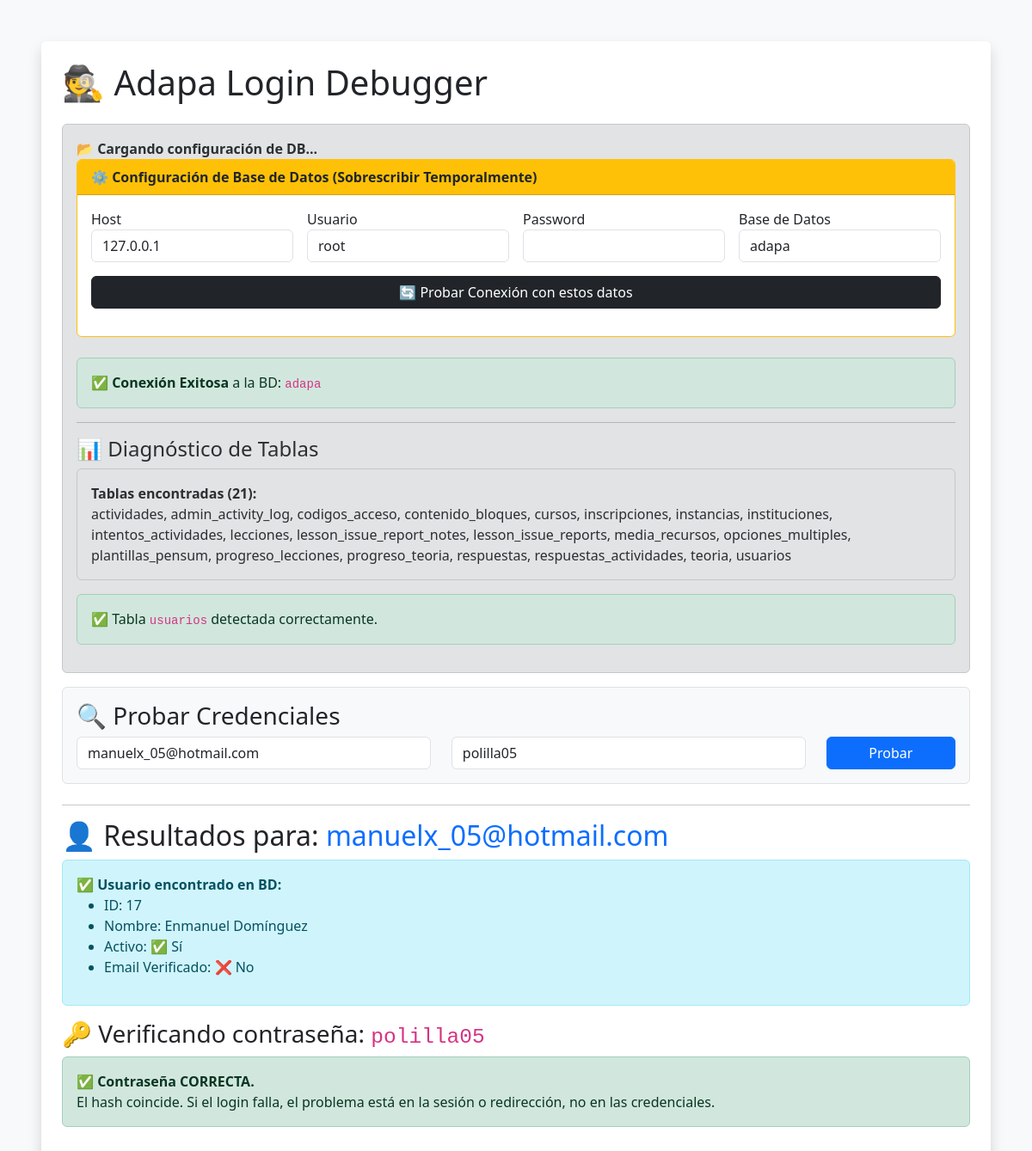
Page /dev/debug_login.php on the committed database.
### tables this page shows
CREATE TABLE `usuarios` (
  `id` int(11) NOT NULL AUTO_INCREMENT,
  `instancia_id` int(11) NOT NULL,
  `email` varchar(255) NOT NULL,
  `password_hash` varchar(255) NOT NULL,
  `nombre` varchar(255) NOT NULL,
  `apellido` varchar(255) NOT NULL,
  `idioma_base` varchar(32) NOT NULL DEFAULT 'espanol',
  `es_estudiante` tinyint(1) NOT NULL DEFAULT 0,
  `es_profesor` tinyint(1) NOT NULL DEFAULT 0,
  `es_admin_institucion` tinyint(1) NOT NULL DEFAULT 0,
  `billing_plan` enum('free','paid','lifetime') NOT NULL DEFAULT 'free',
  `is_official` tinyint(1) NOT NULL DEFAULT 0,
  `vista_default` enum('creador','estudiante') NOT NULL DEFAULT 'estudiante',
  `idioma_interfaz` varchar(32) NOT NULL DEFAULT 'espanol',
  `es_menor` tinyint(1) NOT NULL DEFAULT 0,
  `tutor_nombre` varchar(255) DEFAULT NULL,
  `tutor_email` varchar(255) DEFAULT NULL,
  `autorizacion_tutor_fecha` timestamp NULL DEFAULT NULL,
  `activo` tinyint(1) NOT NULL DEFAULT 1,
  `email_verificado` tinyint(1) NOT NULL DEFAULT 0,
  `ultimo_acceso` timestamp NULL DEFAULT NULL,
  `intentos_fallidos` int(11) NOT NULL DEFAULT 0,
  `creado_por` int(11) DEFAULT NULL,
  `creado_en` timestamp NOT NULL DEFAULT current_timestamp(),
  `modificado_en` timestamp NOT NULL DEFAULT current_timestamp() ON UPDATE current_timestamp(),
  PRIMARY KEY (`id`),
  UNIQUE KEY `email` (`email`),
  KEY `instancia_id` (`instancia_id`),
  CONSTRAINT `usuarios_ibfk_1` FOREIGN KEY (`instancia_id`) REFERENCES `instancias` (`id`)
);

### dev/debug_login.php (the view, shortened to what this page needs)
<?php
echo "<html><head><title>🕵️ Adapa Login Debugger</title>";
echo "<link href='https://cdn.jsdelivr.net/npm/bootstrap@5.3.0/dist/css/bootstrap.min.css' rel='stylesheet'>";
echo "</head><body class='bg-light p-5'>";
echo "<div class='container bg-white p-4 rounded shadow'>";
echo "<h1 class='mb-4'>🕵️ Adapa Login Debugger</h1>";
echo "<div class='alert alert-secondary'>";
echo "<strong>📂 Cargando configuración de DB...</strong><br>";
try {
    $db_host = defined('DB_HOST') ? DB_HOST : 'localhost';
    $db_name = defined('DB_NAME') ? DB_NAME : '';
    $db_user = defined('DB_USER') ? DB_USER : '';
    $db_pass = defined('DB_PASS') ? DB_PASS : '';
    $db_charset = defined('DB_CHARSET') ? DB_CHARSET : 'utf8mb4';
    echo "<div class='card mb-4 border-warning'>";
    echo "<div class='card-header bg-warning text-dark'><strong>⚙️ Configuración de Base de Datos (Sobrescribir Temporalmente)</strong></div>";
    echo "<div class='card-body'>";
    echo "<form method='post' class='row g-3'>";
    echo "<div class='col-md-3'><label>Host</label><input type='text' name='db_host' class='form-control' value='$db_host'></div>";
    echo "<div class='col-md-3'><label>Usuario</label><input type='text' name='db_user' class='form-control' value='$db_user'></div>";
    echo "<div class='col-md-3'><label>Password</label><input type='text' name='db_pass' class='form-control' value='$db_pass'></div>";
    echo "<div class='col-md-3'><label>Base de Datos</label><input type='text' name='db_name' class='form-control' value='$db_name'></div>";
    echo "<div class='col-12'><button type='submit' name='update_db_config' class='btn btn-dark w-100'>🔄 Probar Conexión con estos datos</button></div>";
    echo "</form>";
    echo "</div></div>";
    try {
        $dsn = "mysql:host=$db_host;dbname=$db_name;charset=$db_charset";
        $pdo = new PDO($dsn, $db_user, $db_pass);
        $pdo->setAttribute(PDO::ATTR_ERRMODE, PDO::ERRMODE_EXCEPTION);
        $pdo->setAttribute(PDO::ATTR_DEFAULT_FETCH_MODE, PDO::FETCH_ASSOC);
        echo "<div class='alert alert-success'>✅ <strong>Conexión Exitosa</strong> a la BD: <code>$db_name</code></div>";
    } catch (PDOException $e) {
        echo "<div class='alert alert-danger'>❌ <strong>Error de Conexión:</strong> " . $e->getMessage() . "</div>";
        try {
            $pdoNoDB = new PDO("mysql:host=$db_host;charset=$db_charset", $db_user, $db_pass);
            $dbs = $pdoNoDB->query("SHOW DATABASES")->fetchAll(PDO::FETCH_COLUMN);
            echo "<div class='alert alert-info'>ℹ️ <strong>Bases de Datos disponibles en este servidor ($db_host):</strong><br>" . implode(", ", $dbs) . "</div>";
        } catch (Exception $ex) {
            echo "<div class='alert alert-secondary'>No se pudieron listar otras bases de datos. Verifique usuario/password.</div>";
        }
        die("</div></body></html>");
    }
    echo "<hr><h4>📊 Diagnóstico de Tablas</h4>";
    try {
        $stmtTables = $pdo->query("SHOW TABLES");
        $tables = $stmtTables->fetchAll(PDO::FETCH_COLUMN);
        if (empty($tables)) {
            echo "<div class='alert alert-warning'>⚠️ La base de datos está vacía (0 tablas).</div>";
        } else {
            echo "<div class='alert alert-secondary' style='max-height: 200px; overflow-y: auto;'>";
            echo "<strong>Tablas encontradas (" . count($tables) . "):</strong><br>";
            echo implode(", ", $tables);
            echo "</div>";
            if (!in_array('usuarios', $tables)) {
                echo "<div class='alert alert-danger'>❌ <strong>CRÍTICO:</strong> La tabla <code>usuarios</code> NO existe en esta base de datos. <br>Tablas similares: ";
                $similar = array_filter($tables, function($t) { return strpos($t, 'user') !== false || strpos($t, 'usu') !== false; });
                echo empty($similar) ? "Ninguna detectada." : implode(", ", $similar);
                echo "</div>";
                if (in_array('users', $tables)) {
                    echo "<div class='alert alert-warning'>⚠️ Se encontró una tabla <code>users</code>. Verificando si pertenece a Adapa...<br>";
                    try {
                        $stmtDesc = $pdo->query("DESCRIBE users");
                        $columns = $stmtDesc->fetchAll(PDO::FETCH_COLUMN);
                        echo "Columnas en <code>users</code>: " . implode(", ", $columns) . "<br>";
                        if (in_array('es_estudiante', $columns)) {
                            echo "✅ <strong>¡Parece ser la tabla correcta pero con nombre en inglés!</strong> Deberías cambiar la configuración de tu modelo o renombrar la tabla.";
                        } else {
                            echo "❌ <strong>Esta NO es la tabla de usuarios de Adapa.</strong> Faltan columnas clave (es_estudiante, es_profesor). <br><strong>CONCLUSIÓN:</strong> Estás conectado a la base de datos de OTRO proyecto (posiblemente un ERP/Contabilidad por las tablas 'invoices', 'tenants').";
                        }
                    } catch (Exception $e) {
                        echo "No se pudo inspeccionar `users`.";
                    }
                    echo "</div>";
                }
                try {
                    $dbs = $pdo->query("SHOW DATABASES")->fetchAll(PDO::FETCH_COLUMN);
                    echo "<div class='alert alert-info'>ℹ️ <strong>Bases de Datos disponibles en este servidor:</strong><br>" . implode(", ", $dbs) . "</div>";
                } catch (Exception $e) {
                    echo "<div class='alert alert-secondary'>No se pudieron listar otras bases de datos (Permisos restringidos).</div>";
                }
            } else {
                echo "<div class='alert alert-success'>✅ Tabla <code>usuarios</code> detectada correctamente.</div>";
            }
        }
    } catch (Exception $e) {
        echo "<div class='alert alert-danger'>Error al listar tablas: " . $e->getMessage() . "</div>";
    }
} catch (Exception $e) {
    die("❌ Error de conexión: " . $e->getMessage());
}
echo "</div>";
$testEmail = $_POST['test_email'] ?? 'manuelx_05@hotmail.com';
$testPass = $_POST['test_pass'] ?? 'polilla05';
echo "<form method='post' class='mb-4 p-3 border rounded bg-light'>";
echo "<h3>🔍 Probar Credenciales</h3>";
echo "<div class='row'>";
echo "<div class='col-md-5'><input type='email' name='test_email' class='form-control' value='$testEmail' placeholder='Email'></div>";
echo "<div class='col-md-5'><input type='text' name='test_pass' class='form-control' value='$testPass' placeholder='Password'></div>";
echo "<div class='col-md-2'><button type='submit' class='btn btn-primary w-100'>Probar</button></div>";
echo "</div>";
echo "</form>";
if ($testEmail) {
    testUser($pdo, $testEmail, $testPass);
}
echo "</div></body></html>";
function testUser($pdo, $email, $expectedPass) {
    echo "<hr><h2>👤 Resultados para: <span class='text-primary'>$email</span></h2>";
    try {
        $sqlLogin = "SELECT id, email, password_hash, nombre, apellido, activo, email_verificado
                     FROM usuarios
                     WHERE email = ?
                     LIMIT 1";
        $stmt = $pdo->prepare($sqlLogin);
        $stmt->execute([$email]);
        $user = $stmt->fetch(PDO::FETCH_ASSOC);
    } catch (PDOException $e) {
        echo "<div class='alert alert-danger'>❌ <strong>Error SQL Crítico:</strong> " . $e->getMessage() . "<br>Probablemente la tabla 'usuarios' no existe. Revisa el diagnóstico de tablas arriba.</div>";
        return;
    }
    if ($user) {
        echo "<div class='alert alert-info'>";
        echo "<strong>✅ Usuario encontrado en BD:</strong>";
        echo "<ul>";
        echo "<li>ID: {$user['id']}</li>";
        echo "<li>Nombre: {$user['nombre']} {$user['apellido']}</li>";
        echo "<li>Activo: " . ($user['activo'] ? '✅ Sí' : '❌ No') . "</li>";
        echo "<li>Email Verificado: " . ($user['email_verificado'] ? '✅ Sí' : '❌ No') . "</li>";
        echo "</ul>";
        echo "</div>";
        echo "<h3>🔑 Verificando contraseña: <code>$expectedPass</code></h3>";
        if (password_verify($expectedPass, $user['password_hash'])) {
            echo "<div class='alert alert-success'>✅ <strong>Contraseña CORRECTA.</strong> <br>El hash coincide. Si el login falla, el problema está en la sesión o redirección, no en las credenciales.</div>";
        }
    } else {
        echo "<div class='alert alert-danger'>❌ <strong>Usuario NO encontrado.</strong> No existe ningún registro con el email <code>$email</code> en la tabla <code>usuarios</code>.</div>";
    }
}
?>

### rows in the picture
usuarios: id "17", nombre "Enmanuel", apellido "Domínguez"

### other values in the picture
$db_name "adapa"
count($tables) "21"
$email "manuelx_05@hotmail.com"
$expectedPass "polilla05"
